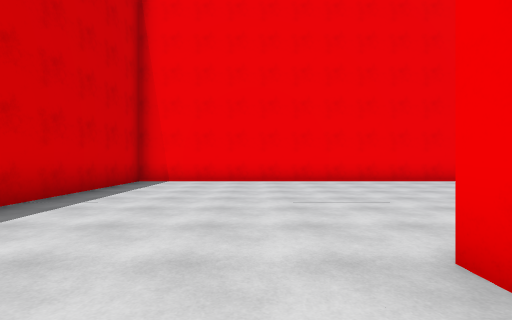
View 1 (above)

24 first-person views from a walk through a scene from a Unity 3-D project. The camera is 1.3 m above the floor, looks level and sees 85° across. The floor is counted in squares, 2 m on a side. Each view is taken from the middle of a square. On the plan, view 1 faces up. The plan holds only what a view shows up to about 9 squares ahead; the rest is blank. The place goes on beyond the plan. Surface patterns are stand-ins for the level's own textures.

View 2
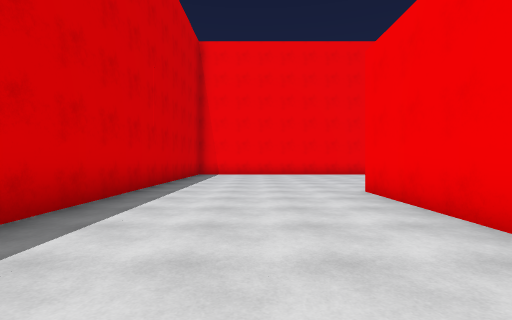

View 3
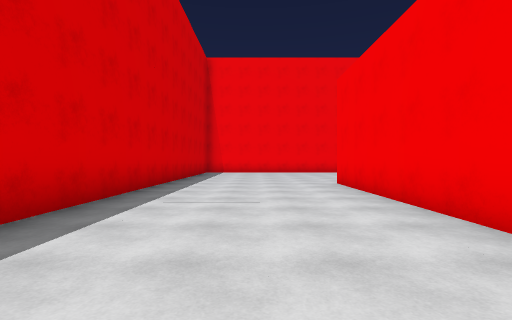

View 4
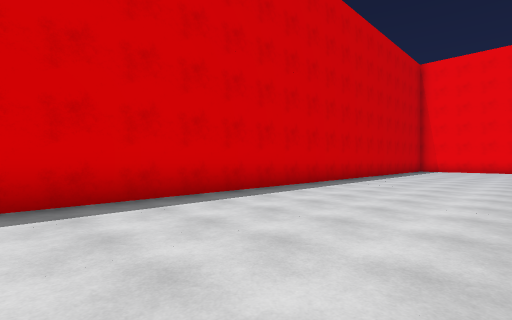

View 5
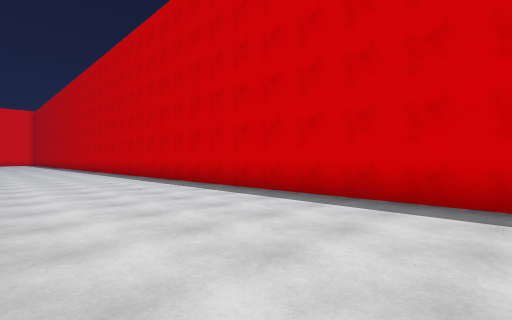

View 6
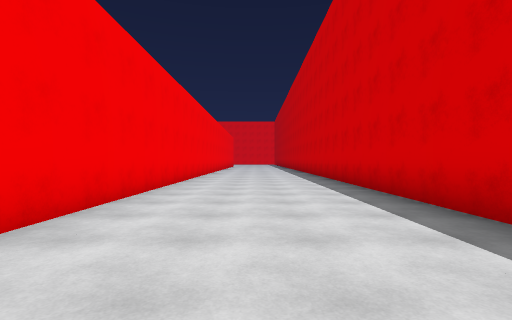

View 7
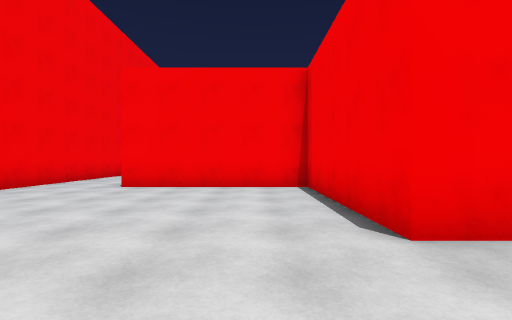

View 8
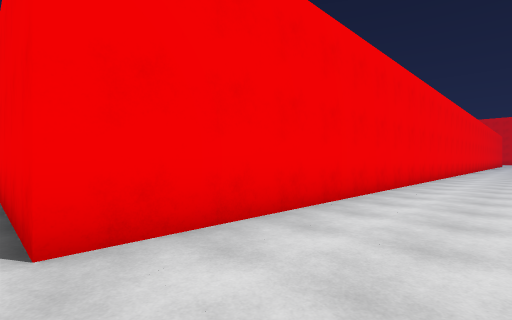

View 9
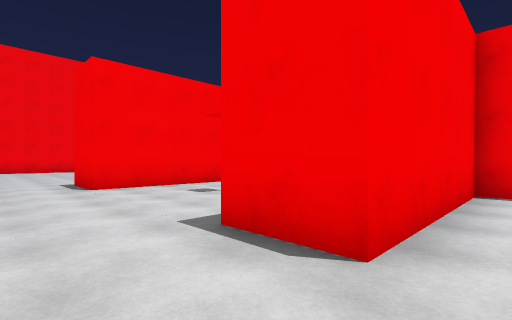

View 10
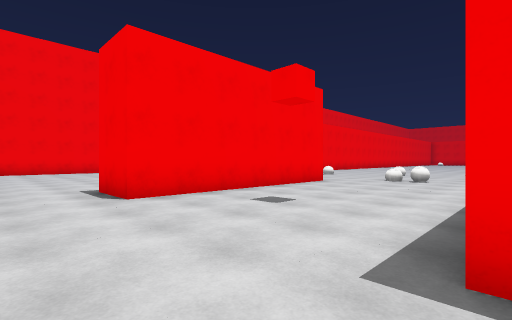

View 11
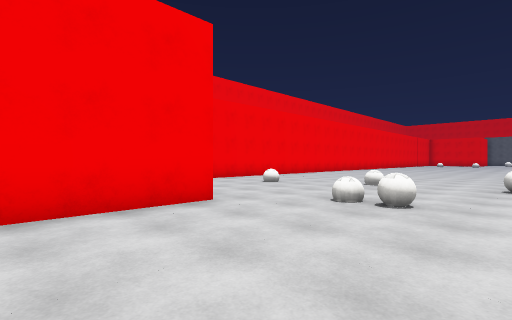

View 12
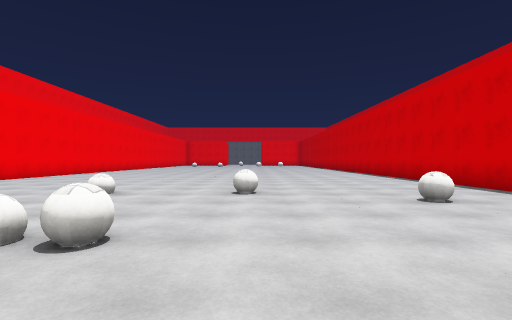

View 13
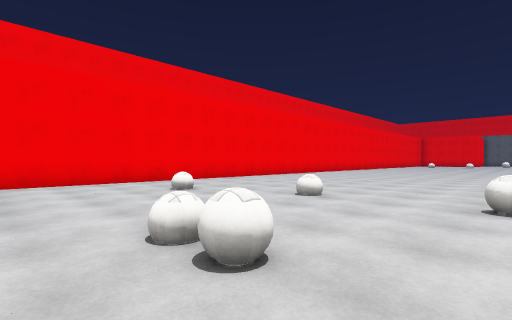

View 14
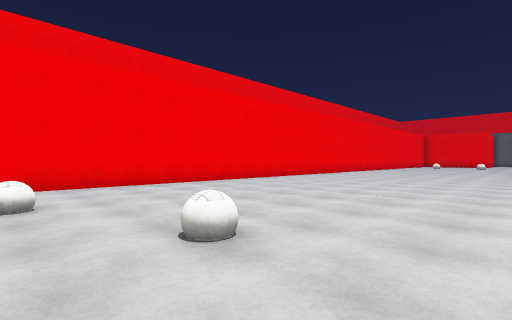

View 15
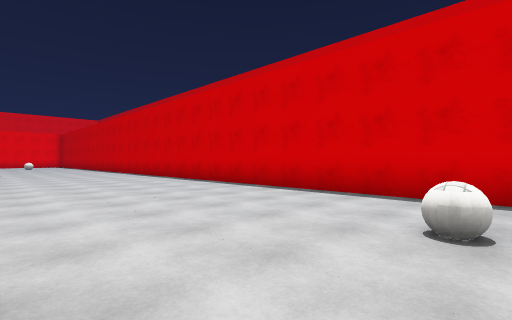

View 16
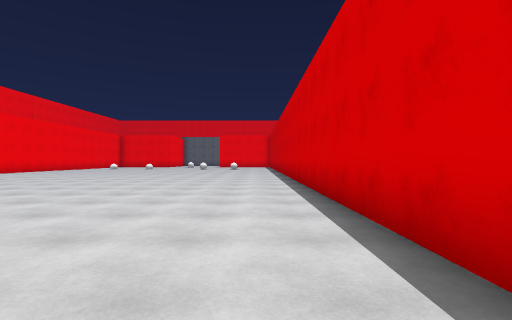

View 17
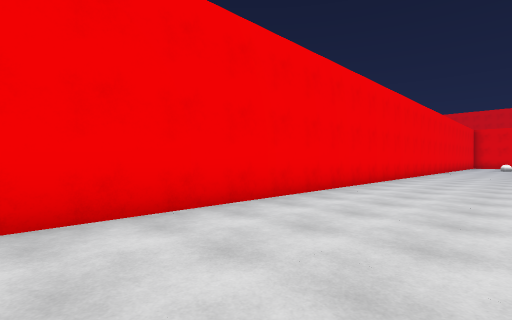

View 18
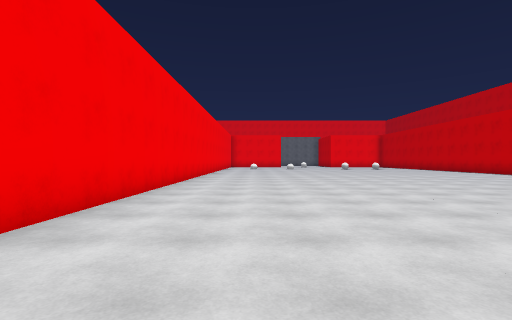

View 19
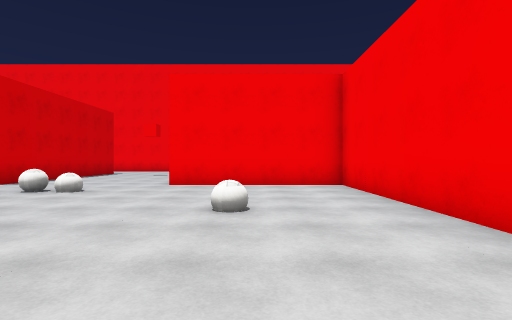

View 20
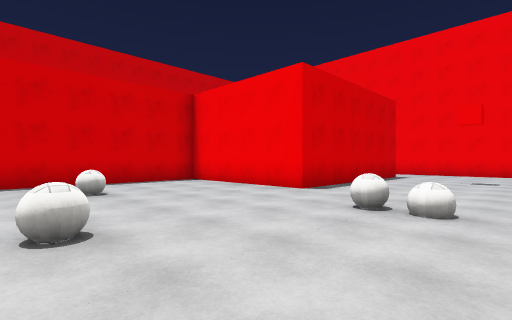

View 21
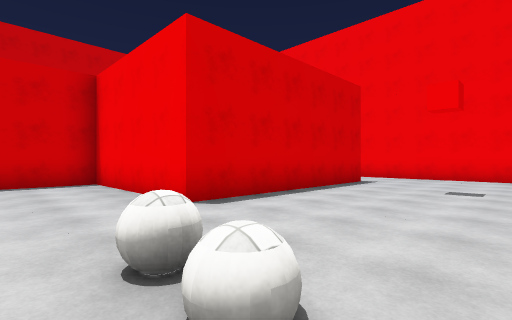

View 22
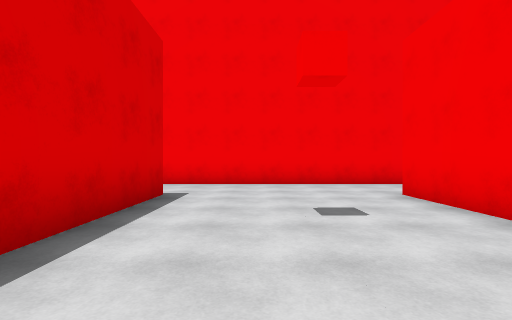

View 23
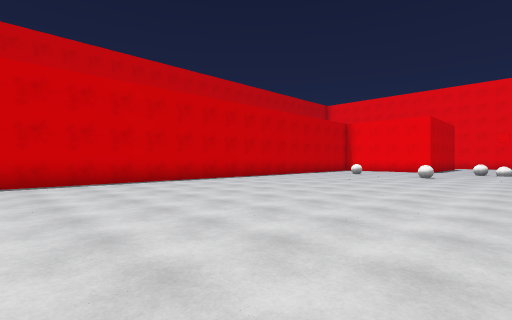

View 24
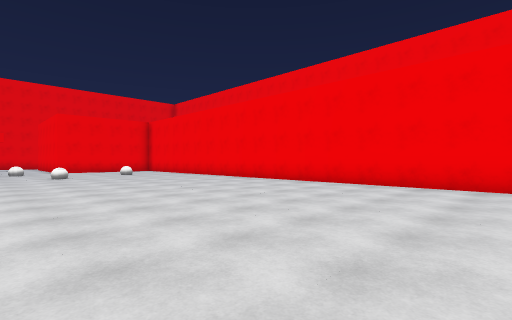

### Floor plan
Points are (right, up) in squares from view 1. A wall is a line through its corners. A room is listed if a view was taken in it or the views show most of it. See-through windows are left out.
Room 1 (views 1, 2, 3, 4, 5, 6, 7, 8, 9)
walls: (5.6, 8.6) (-3.6, 8.6) (-3.6, -15); (1.2, -15) (1.2, 1.7) (5.7, 1.7) (5.7, 6.2)
ways out: opening at (6.5, 7.5) to room 2
Room 2 (views 10, 11, 12, 13, 14, 15, 16, 17, 18, 19, 20, 21, 22, 23, 24)
walls: (16.2, -16) (16.2, 0.3) (11.7, 0.3) (11.7, 6.2) (13.2, 6.2); (5.7, 6.2) (7.3, 6.2) (7.3, 0.3) (2.7, 0.3) (2.7, -16); (13, 8.6) (5.6, 8.6)
ways out: opening at (6.5, 7.5) to room 1; opening at (12.5, 7.5)
objects: ball (5, -4); ball (8, -5); ball (10, -1); ball (11, -4); ball (14, -3)

Positions as (right, up) in squares from view 1, and headings:
1: (0, 0), facing up
2: (-1, -4), facing up
3: (-1, -6), facing up
4: (1, -9), facing up-left
5: (1, -6), facing down-left
6: (-1, -6), facing down
7: (-1, 3), facing right
8: (-1, 2), facing down-right
9: (5, 8), facing down-right
10: (7, 8), facing down-right
11: (8, 3), facing down-right
12: (8, 1), facing down
13: (8, 0), facing down-right
14: (9, -3), facing down-right
15: (8, -3), facing down-left
16: (4, -7), facing down
17: (13, -6), facing down-right
18: (14, -7), facing down
19: (14, -7), facing up
20: (11, -5), facing up-left
21: (11, -2), facing up-left
22: (9, 1), facing up
23: (11, -16), facing up-left
24: (9, -16), facing up-right
